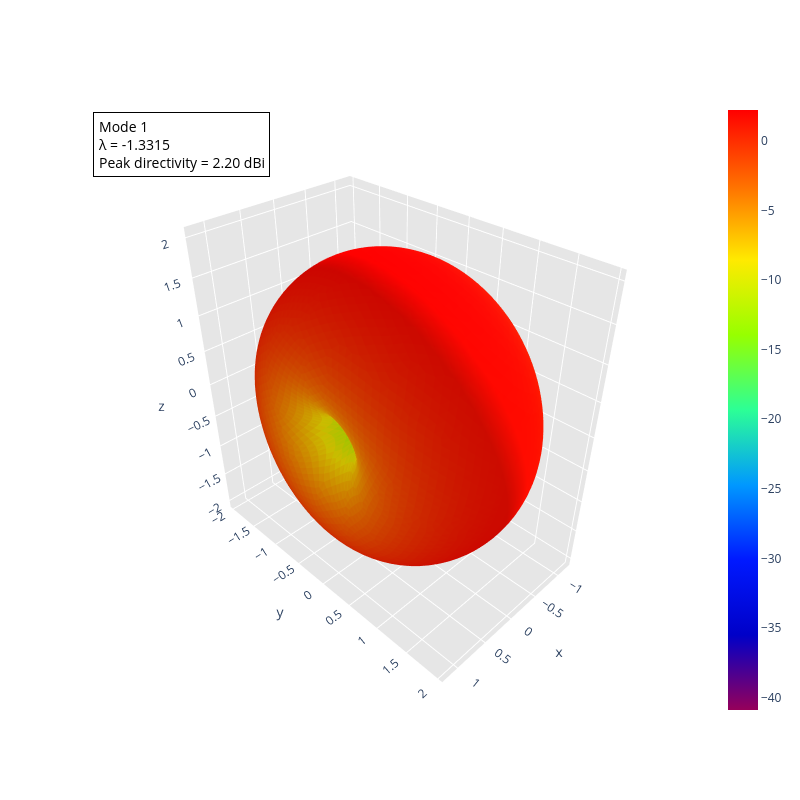
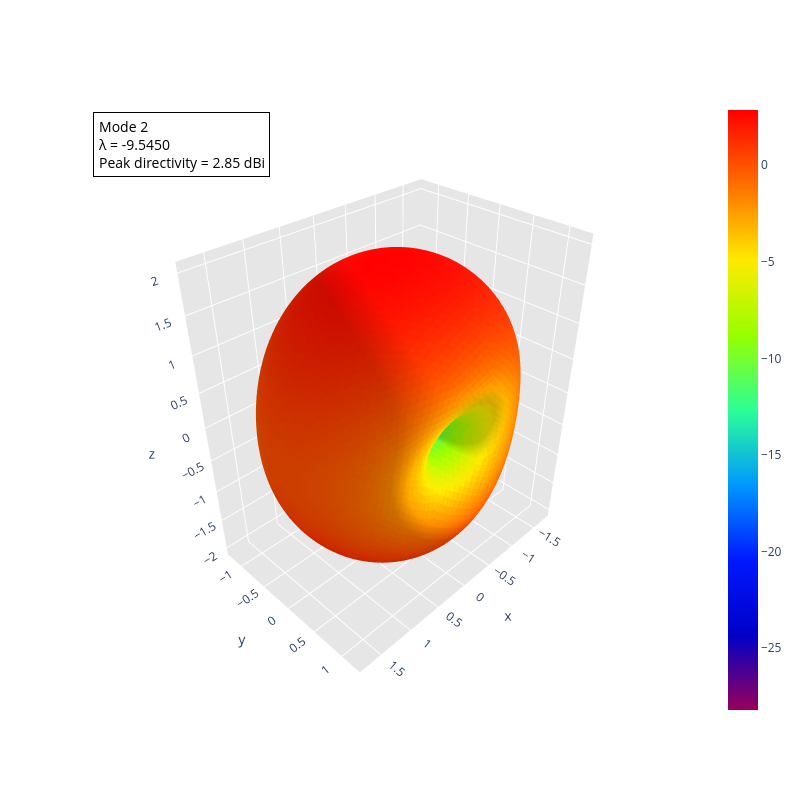
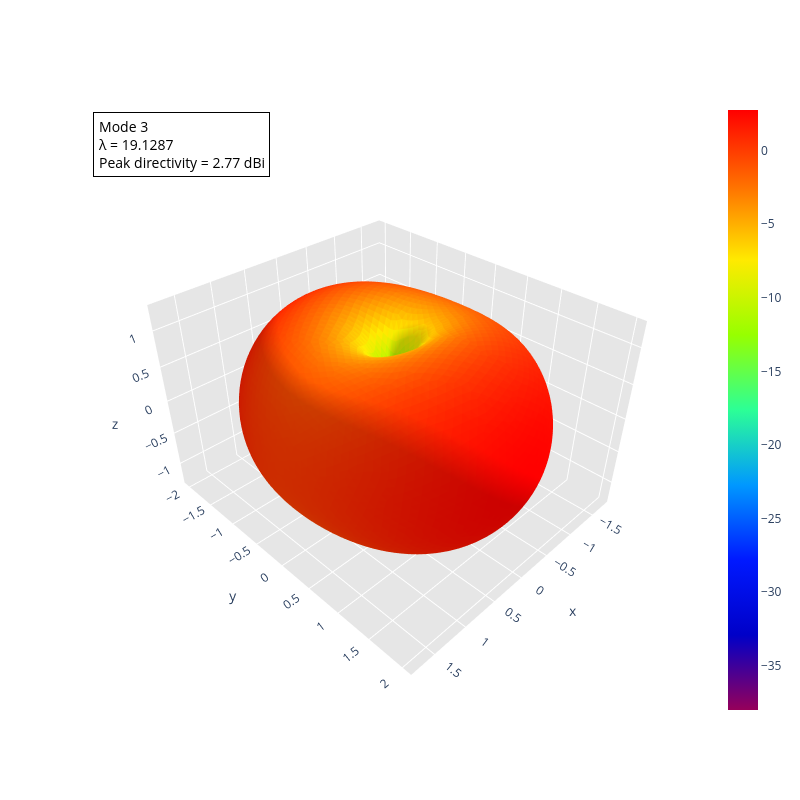
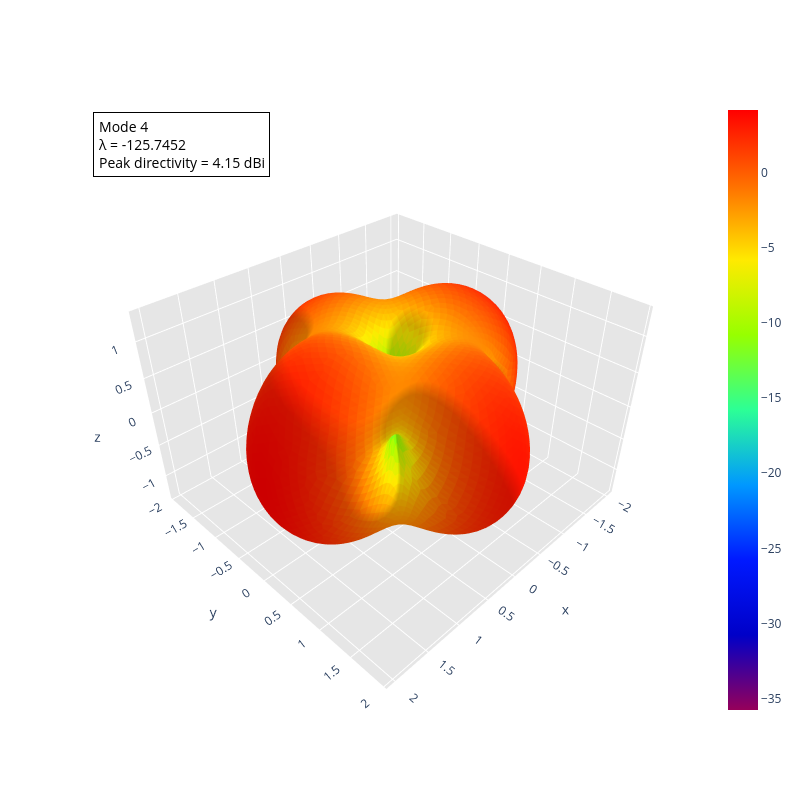

The notebook cell these images were saved under, in order:
### Code cell
# 5. Far-field pattern of the first 4 modes, at the same design frequency
_, triangles, edges, _vecteurs_rho = DataManager_rwg2.load_data(path.mat_mesh2)
freq_cma, _omega, _mu, _epsilon, light_speed_c, eta, _Z = DataManager_rwg3.load_data(path.mat_impedance)

for n in range(n_modes_cma):
    J_n = modal_data.eigenvectors[:, n]
    sphere_points, sphere_triangles, gain_db, directivity_max = compute_modal_farfield(
        triangles, edges, J_n, freq_cma, light_speed_c, eta)
    print(f"Mode {n + 1} (lambda = {modal_data.eigenvalues[n]:.4f}): "
          f"peak directivity = {10 * np.log10(directivity_max):.2f} dBi")
    fig = ModalVisualizer.plot_mode_farfield(sphere_points, sphere_triangles, gain_db,
                                                  mode_index=n, eigenvalue=modal_data.eigenvalues[n],
                                                  save_image=False, antenna_name=path.name)
    fig.show()

### Figure 1 — Plotly figure (JSON) as saved in the notebook; plotly's stock layout.template omitted (floating-point values rounded to 4 significant figures; data arrays with more than 128 entries replaced by an {"elided": "..."} marker saying what was removed)
{"data": [{"facecolor": {"elided": "10296 str values"}, "i": {"elided": "10296 int values"}, "j": {"elided": "10296 int values"}, "k": {"elided": "10296 int values"}, "name": "", "type": "mesh3d", "x": {"elided": "5150 float values"}, "y": {"elided": "5150 float values"}, "z": {"elided": "5150 float values"}}, {"hoverinfo": "none", "marker": {"color": [-40.87, 2.201], "colorscale": [[0, "rgb(150, 0, 90)"], [0.125, "rgb(0, 0, 200)"], [0.25, "rgb(0, 25, 255)"], [0.375, "rgb(0, 152, 255)"], [0.5, "rgb(44, 255, 150)"], [0.625, "rgb(151, 255, 0)"], [0.75, "rgb(255, 234, 0)"], [0.875, "rgb(255, 111, 0)"], [1, "rgb(255, 0, 0)"]], "showscale": true, "size": 0.1}, "mode": "markers", "showlegend": false, "type": "scatter3d", "x": [1.225e-16], "y": [-2.999e-32], "z": [2.0]}], "layout": {"annotations": [{"align": "left", "bgcolor": "rgba(255,255,255,0.7)", "bordercolor": "black", "borderpad": 4, "borderwidth": 1, "font": {"color": "black", "size": 14}, "showarrow": false, "text": "Mode 1<br>λ = -1.3315<br>Peak directivity = 2.20 dBi", "x": 0.02, "xanchor": "left", "xref": "paper", "y": 0.98, "yanchor": "top", "yref": "paper"}], "height": 800, "scene": {"aspectratio": {"x": 0.5951, "y": 0.9711, "z": 1}, "xaxis": {"backgroundcolor": "rgb(230, 230, 230)", "gridcolor": "rgb(255, 255, 255)", "showbackground": true, "zerolinecolor": "rgb(255, 255, 255)"}, "yaxis": {"backgroundcolor": "rgb(230, 230, 230)", "gridcolor": "rgb(255, 255, 255)", "showbackground": true, "zerolinecolor": "rgb(255, 255, 255)"}, "zaxis": {"backgroundcolor": "rgb(230, 230, 230)", "gridcolor": "rgb(255, 255, 255)", "showbackground": true, "zerolinecolor": "rgb(255, 255, 255)"}}, "title": {"text": ""}, "width": 800}}

### Figure 2 — Plotly figure (JSON) as saved in the notebook; plotly's stock layout.template omitted (floating-point values rounded to 4 significant figures; data arrays with more than 128 entries replaced by an {"elided": "..."} marker saying what was removed)
{"data": [{"facecolor": {"elided": "10296 str values"}, "i": {"elided": "10296 int values"}, "j": {"elided": "10296 int values"}, "k": {"elided": "10296 int values"}, "name": "", "type": "mesh3d", "x": {"elided": "5150 float values"}, "y": {"elided": "5150 float values"}, "z": {"elided": "5150 float values"}}, {"hoverinfo": "none", "marker": {"color": [-28.19, 2.847], "colorscale": [[0, "rgb(150, 0, 90)"], [0.125, "rgb(0, 0, 200)"], [0.25, "rgb(0, 25, 255)"], [0.375, "rgb(0, 152, 255)"], [0.5, "rgb(44, 255, 150)"], [0.625, "rgb(151, 255, 0)"], [0.75, "rgb(255, 234, 0)"], [0.875, "rgb(255, 111, 0)"], [1, "rgb(255, 0, 0)"]], "showscale": true, "size": 0.1}, "mode": "markers", "showlegend": false, "type": "scatter3d", "x": [1.225e-16], "y": [-2.999e-32], "z": [2.0]}], "layout": {"annotations": [{"align": "left", "bgcolor": "rgba(255,255,255,0.7)", "bordercolor": "black", "borderpad": 4, "borderwidth": 1, "font": {"color": "black", "size": 14}, "showarrow": false, "text": "Mode 2<br>λ = -9.5450<br>Peak directivity = 2.85 dBi", "x": 0.02, "xanchor": "left", "xref": "paper", "y": 0.98, "yanchor": "top", "yref": "paper"}], "height": 800, "scene": {"aspectratio": {"x": 0.8656, "y": 0.6154, "z": 1}, "xaxis": {"backgroundcolor": "rgb(230, 230, 230)", "gridcolor": "rgb(255, 255, 255)", "showbackground": true, "zerolinecolor": "rgb(255, 255, 255)"}, "yaxis": {"backgroundcolor": "rgb(230, 230, 230)", "gridcolor": "rgb(255, 255, 255)", "showbackground": true, "zerolinecolor": "rgb(255, 255, 255)"}, "zaxis": {"backgroundcolor": "rgb(230, 230, 230)", "gridcolor": "rgb(255, 255, 255)", "showbackground": true, "zerolinecolor": "rgb(255, 255, 255)"}}, "title": {"text": ""}, "width": 800}}

### Figure 3 — Plotly figure (JSON) as saved in the notebook; plotly's stock layout.template omitted (floating-point values rounded to 4 significant figures; data arrays with more than 128 entries replaced by an {"elided": "..."} marker saying what was removed)
{"data": [{"facecolor": {"elided": "10296 str values"}, "i": {"elided": "10296 int values"}, "j": {"elided": "10296 int values"}, "k": {"elided": "10296 int values"}, "name": "", "type": "mesh3d", "x": {"elided": "5150 float values"}, "y": {"elided": "5150 float values"}, "z": {"elided": "5150 float values"}}, {"hoverinfo": "none", "marker": {"color": [-38.01, 2.765], "colorscale": [[0, "rgb(150, 0, 90)"], [0.125, "rgb(0, 0, 200)"], [0.25, "rgb(0, 25, 255)"], [0.375, "rgb(0, 152, 255)"], [0.5, "rgb(44, 255, 150)"], [0.625, "rgb(151, 255, 0)"], [0.75, "rgb(255, 234, 0)"], [0.875, "rgb(255, 111, 0)"], [1, "rgb(255, 0, 0)"]], "showscale": true, "size": 0.1}, "mode": "markers", "showlegend": false, "type": "scatter3d", "x": [6.123e-20], "y": [-1.5e-35], "z": [0.001]}], "layout": {"annotations": [{"align": "left", "bgcolor": "rgba(255,255,255,0.7)", "bordercolor": "black", "borderpad": 4, "borderwidth": 1, "font": {"color": "black", "size": 14}, "showarrow": false, "text": "Mode 3<br>λ = 19.1287<br>Peak directivity = 2.77 dBi", "x": 0.02, "xanchor": "left", "xref": "paper", "y": 0.98, "yanchor": "top", "yref": "paper"}], "height": 800, "scene": {"aspectratio": {"x": 0.8726, "y": 1, "z": 0.63}, "xaxis": {"backgroundcolor": "rgb(230, 230, 230)", "gridcolor": "rgb(255, 255, 255)", "showbackground": true, "zerolinecolor": "rgb(255, 255, 255)"}, "yaxis": {"backgroundcolor": "rgb(230, 230, 230)", "gridcolor": "rgb(255, 255, 255)", "showbackground": true, "zerolinecolor": "rgb(255, 255, 255)"}, "zaxis": {"backgroundcolor": "rgb(230, 230, 230)", "gridcolor": "rgb(255, 255, 255)", "showbackground": true, "zerolinecolor": "rgb(255, 255, 255)"}}, "title": {"text": ""}, "width": 800}}

### Figure 4 — Plotly figure (JSON) as saved in the notebook; plotly's stock layout.template omitted (floating-point values rounded to 4 significant figures; data arrays with more than 128 entries replaced by an {"elided": "..."} marker saying what was removed)
{"data": [{"facecolor": {"elided": "10296 str values"}, "i": {"elided": "10296 int values"}, "j": {"elided": "10296 int values"}, "k": {"elided": "10296 int values"}, "name": "", "type": "mesh3d", "x": {"elided": "5150 float values"}, "y": {"elided": "5150 float values"}, "z": {"elided": "5150 float values"}}, {"hoverinfo": "none", "marker": {"color": [-35.73, 4.14], "colorscale": [[0, "rgb(150, 0, 90)"], [0.125, "rgb(0, 0, 200)"], [0.25, "rgb(0, 25, 255)"], [0.375, "rgb(0, 152, 255)"], [0.5, "rgb(44, 255, 150)"], [0.625, "rgb(151, 255, 0)"], [0.75, "rgb(255, 234, 0)"], [0.875, "rgb(255, 111, 0)"], [1, "rgb(255, 0, 0)"]], "showscale": true, "size": 0.1}, "mode": "markers", "showlegend": false, "type": "scatter3d", "x": [6.123e-20], "y": [-1.5e-35], "z": [0.001]}], "layout": {"annotations": [{"align": "left", "bgcolor": "rgba(255,255,255,0.7)", "bordercolor": "black", "borderpad": 4, "borderwidth": 1, "font": {"color": "black", "size": 14}, "showarrow": false, "text": "Mode 4<br>λ = -125.7452<br>Peak directivity = 4.15 dBi", "x": 0.02, "xanchor": "left", "xref": "paper", "y": 0.98, "yanchor": "top", "yref": "paper"}], "height": 800, "scene": {"aspectratio": {"x": 1, "y": 0.9584, "z": 0.6534}, "xaxis": {"backgroundcolor": "rgb(230, 230, 230)", "gridcolor": "rgb(255, 255, 255)", "showbackground": true, "zerolinecolor": "rgb(255, 255, 255)"}, "yaxis": {"backgroundcolor": "rgb(230, 230, 230)", "gridcolor": "rgb(255, 255, 255)", "showbackground": true, "zerolinecolor": "rgb(255, 255, 255)"}, "zaxis": {"backgroundcolor": "rgb(230, 230, 230)", "gridcolor": "rgb(255, 255, 255)", "showbackground": true, "zerolinecolor": "rgb(255, 255, 255)"}}, "title": {"text": ""}, "width": 800}}
